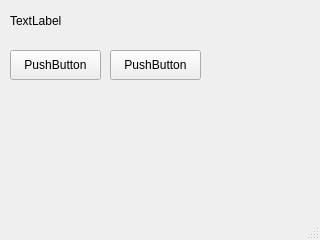
<?xml version="1.0" encoding="UTF-8"?>
<ui version="4.0">
 <class>MainWindow</class>
 <widget class="QMainWindow" name="MainWindow">
  <property name="geometry">
   <rect>
    <x>0</x>
    <y>0</y>
    <width>320</width>
    <height>240</height>
   </rect>
  </property>
  <property name="windowTitle">
   <string>MainWindow</string>
  </property>
  <widget class="QWidget" name="centralwidget">
   <widget class="QLabel" name="label">
    <property name="geometry">
     <rect>
      <x>10</x>
      <y>10</y>
      <width>68</width>
      <height>22</height>
     </rect>
    </property>
    <property name="text">
     <string>TextLabel</string>
    </property>
   </widget>
   <widget class="QPushButton" name="pushButton">
    <property name="geometry">
     <rect>
      <x>10</x>
      <y>50</y>
      <width>91</width>
      <height>30</height>
     </rect>
    </property>
    <property name="text">
     <string>PushButton</string>
    </property>
   </widget>
   <widget class="QPushButton" name="pushButton_2">
    <property name="geometry">
     <rect>
      <x>110</x>
      <y>50</y>
      <width>91</width>
      <height>30</height>
     </rect>
    </property>
    <property name="text">
     <string>PushButton</string>
    </property>
   </widget>
  </widget>
  <widget class="QMenuBar" name="menubar">
   <property name="geometry">
    <rect>
     <x>0</x>
     <y>0</y>
     <width>320</width>
     <height>27</height>
    </rect>
   </property>
  </widget>
  <widget class="QStatusBar" name="statusbar"/>
 </widget>
 <resources/>
 <connections/>
</ui>
